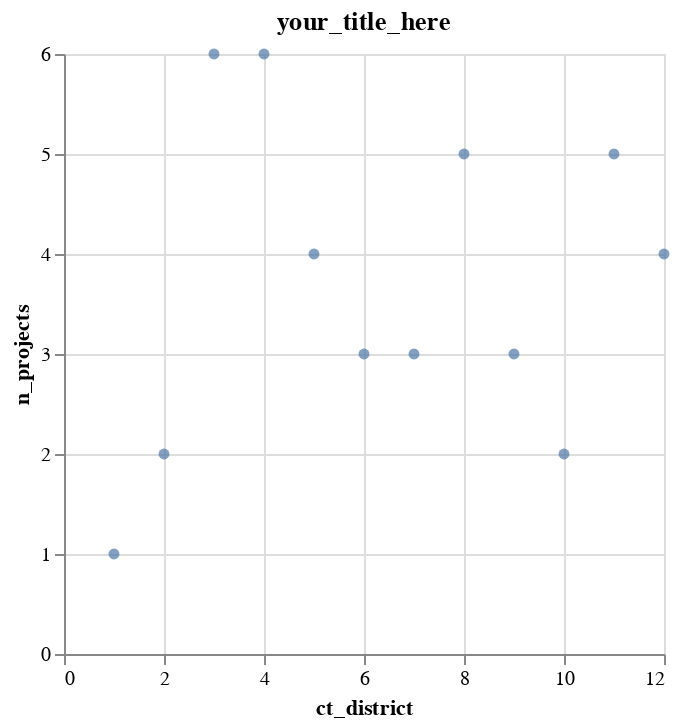

The notebook cell this image was saved under:
### Markdown cell above
#### Different Charts
* If you want something that isn't a bar chart, simply swap out `.mark_bar()` for `.mark_line` or `mark_circle`.

### Code cell
alt.Chart(agg1, title="your_title_here").mark_circle().encode(
    x="ct_district", y="n_projects"
)

### Figure 1 — Vega-Lite specification as saved in the notebook (floating-point values rounded to 4 significant figures)
{"config": {"view": {"continuousWidth": 300, "continuousHeight": 300}}, "data": {"name": "data-04c1224c4cb5ae5875c6dcd62d920eb7"}, "mark": {"type": "circle"}, "encoding": {"x": {"field": "ct_district", "type": "quantitative"}, "y": {"field": "n_projects", "type": "quantitative"}}, "title": "your_title_here", "$schema": "https://vega.github.io/schema/vega-lite/v5.17.0.json", "datasets": {"data-04c1224c4cb5ae5875c6dcd62d920eb7": [{"ct_district": 1, "median_score": 72.0, "min_score": 72, "max_score": 72, "n_projects": 1}, {"ct_district": 2, "median_score": 61.5, "min_score": 60, "max_score": 63, "n_projects": 2}, {"ct_district": 3, "median_score": 80.5, "min_score": 54, "max_score": 97, "n_projects": 6}, {"ct_district": 4, "median_score": 70.5, "min_score": 60, "max_score": 97, "n_projects": 6}, {"ct_district": 5, "median_score": 77.0, "min_score": 58, "max_score": 98, "n_projects": 4}, {"ct_district": 6, "median_score": 72.0, "min_score": 63, "max_score": 77, "n_projects": 3}, {"ct_district": 7, "median_score": 82.0, "min_score": 79, "max_score": 94, "n_projects": 3}, {"ct_district": 8, "median_score": 73.0, "min_score": 66, "max_score": 85, "n_projects": 5}, {"ct_district": 9, "median_score": 75.0, "min_score": 67, "max_score": 87, "n_projects": 3}, {"ct_district": 10, "median_score": 72.5, "min_score": 59, "max_score": 86, "n_projects": 2}, {"ct_district": 11, "median_score": 75.0, "min_score": 55, "max_score": 89, "n_projects": 5}, {"ct_district": 12, "median_score": 72.5, "min_score": 60, "max_score": 97, "n_projects": 4}]}}
